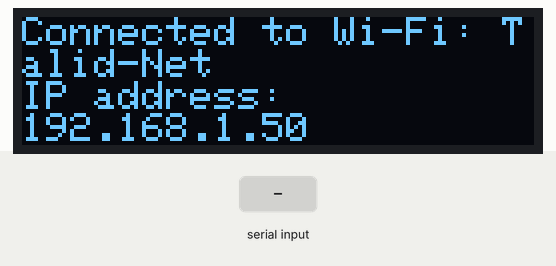
This program was run on a simulated ESP32. Shown: 128×32 one-colour display. The test bench sets the inputs (shaded band). WiFi joins after 1.5 s; servers stay silent unless stated; storage starts empty; what the program prints to the serial monitor is not drawn.

Above: at 3.4 s.
3.5 s: "/color/tx" received over the second serial link
Timing chart, 0 to 6.5 s (numbered marks = the images above; inputs shaded):
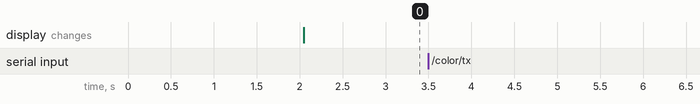

The program:

main.cpp
```cpp
#include <connection.h>
#define RXD2 16
#define TXD2 17
int espRX ;

void setup()
{
  Serial.begin(115200);
  Serial2.begin(9600,SERIAL_8N1,RXD2,TXD2);//Initiate serial connection RXTX with Altera
  setupAll();

  ////////////THIS FUNCTION RUNS WHEN THE ESP RECEIVES AN UPDATE AT /sendToESP from the HTML Page//////////////
  /////////////////////////////////////////////////////////////////////////////////////////////////////////////
  server.on("/sendToESP", HTTP_POST, [](AsyncWebServerRequest *request)
            {
      if(request->hasParam("value", true)){ //Check if the request had a value
          String value = request->getParam("value", true)->value(); // Output the value to a string variable
          Serial.println("Locally received: " + value);
          if(Serial2.availableForWrite()){
            Serial2.write(value.toInt());//Cast and send the Value to the Altera
            Serial.println("Sent " + value + " to Altera");
          }
      }
    });
  /////////////////////////////////////////////////////////////////////////////////////////////////////////////


  //Event initilization for the websockets
  server.addHandler(&rxEvent);
  server.addHandler(&runtimeEvent);
  server.begin();
}

int pseconds = 0;//Variable to store previous second
int pEspRX = 0;//Variable to store previous RX value
void loop()
{
  //We'll enter this if statement only if the ESP is connected to WIFI and a user is looking at the server
  if (isConnected)
  {
  ///THIS RUNS WHEN A NEW RX VALUE WAS RECEIVED////
  /////////////////////////////////////////////////
    if(Serial2.available() > 0){
      espRX=Serial2.read();
      if(pEspRX!=espRX){
        Serial.println("RX: "+(String)espRX);
        rxEvent.send(String(espRX).c_str());
        Firebase.setInt(fbdoAction,"/esp/rx",espRX);
        pEspRX = espRX;
      }
    }
  /////////////////////////////////////////////////


  //////////////////////THE CODE WITHIN THE IF STATEMENT RUNS EVERY SECOND//////////////////////
  /////////////////////////////////////////////////////////////////////////////////////////////
    int64_t time_since_boot = esp_timer_get_time(); //get the time since boot of the ESP
    int64_t seconds = time_since_boot / 1000000LL;  //convert it to seconds
    if ((int)seconds > pseconds)//if the current second is bigger than the last second
    {
     // Serial.println(esp_get_free_heap_size());
      runtimeEvent.send(String(seconds).c_str());
      if (millis() - lastFirebaseSend > FIREBASE_SEND_INTERVAL)
      //predetermined delay for sending as a backup incase of errors
      {
        if (!Firebase.setInt(fbdoAction, "/esp/uptime", (int)seconds))
        //Sending the value to /esp/uptime in  firebase
        {
          Serial.print("Failed to set data. Reason: ");
          Serial.println(fbdoAction.errorReason());
        }
        else
        lastFirebaseSend = millis();//update the last time an update was sent was sent
      }
      pseconds = seconds;//previous second equals current second
    }
  }
  delay(10);
  /////////////////////////////////////////////////////////////////////////////////////////////
}


///////THIS RUNS WHEN THERE WAS AN UPDATE IN THE REALTIME DATABASE AT FIREBASE////////
int firebaseVal;
void streamCallback(StreamData data)
{
  if (data.to<int>() != firebaseVal && data.dataPath() == "/color/tx" && data.dataTypeEnum() == fb_esp_rtdb_data_type_integer)
  {
    firebaseVal = data.to<int>();
    Serial.println("Data value: " + String(firebaseVal));
    if(Serial2.availableForWrite()){
      Serial2.write(firebaseVal);
      Serial.println("Sent " + String(firebaseVal) + " to Altera");
    }
  }
}
//////////////////////////////////////////////////////////////////////////////////////
```

connection.h
```cpp
#include <FirebaseESP32.h>
#include <settings.h>
#include <Arduino.h>
#include <WiFi.h>
#include <ESPAsyncWebServer.h>
#include <AsyncWebSocket.h>
#include <SPIFFS.h>
#include <esp_task_wdt.h>
#include <map>
#include <string>
#include <Adafruit_GFX.h>
#include <Adafruit_SSD1306.h>
#include <FS.h>

// Firebase Variables
FirebaseData fbdoListener, fbdoAction;
FirebaseAuth auth;
FirebaseConfig config;
const int FIREBASE_SEND_INTERVAL = 500;
unsigned long lastFirebaseSend = 0;

//Initiate functions
void initiateFiles();
void streamCallback(StreamData data);
void wifiStatus(String ssid);
void firebaseCon();
void setScreenText(String text);
String getContentType(const String& filename);
void streamTimeoutCallback(bool timeout);
//Webserver and SSE initation
AsyncWebServer server(80);
AsyncEventSource rxEvent("/rx");
AsyncEventSource runtimeEvent("/runtime");

//WIFI CONNECTION
bool isConnected = false;

// screen settings
#define SCREEN_WIDTH 128
#define SCREEN_HEIGHT 32
#define OLED_RESET -1
Adafruit_SSD1306 display(SCREEN_WIDTH, SCREEN_HEIGHT, &Wire, OLED_RESET);


void setupAll()
{
  if (!display.begin(SSD1306_SWITCHCAPVCC, 0x3C))
  {
    Serial.println("SSD1306 allocation failed");
  }
  if (useSetup)
  {
    WiFi.mode(WIFI_AP_STA);
    Serial.println("AP IP address: " + WiFi.softAPIP().toString());
    setScreenText("SSID: " + (String)apSSID + "\nPassword: " + (String)apPassword + "\nIP: " + WiFi.softAPIP().toString());
    WiFi.softAP(apSSID, apPassword);
    if (!SPIFFS.begin(true))
    {
      Serial.println("An Error has occurred while mounting SPIFFS");
      return;
    }
    server.on("/credentials", HTTP_POST, [](AsyncWebServerRequest *request)
              {
    if (request->hasParam("SSID", true)) {
      String ssid = request->getParam("SSID", true)->value();
      String password = request->getParam("PWD", true)->value();
      Serial.println("Received SSID: " + ssid);
      Serial.println("Received Password: " + password);
      // Connect to the specified Wi-Fi network
      WiFi.begin(ssid.c_str(), password.c_str());
      wifiStatus(ssid.c_str());
    } else {
      request->send(400, "text/plain", "Missing or incorrect parameters");
    } });
  }
  else
  {
    WiFi.mode(WIFI_STA);
    WiFi.begin(wifiSSID, wifiPassword);
    wifiStatus(wifiSSID);
    if (!SPIFFS.begin(true))
    {
      Serial.println("An Error has occurred while mounting SPIFFS");
      return;
    }
    if(isConnected)//dont load the files if not connected to wifi lol
      initiateFiles();
  }
  server.on("/", HTTP_GET, [](AsyncWebServerRequest *request)
            {
    if (isConnected) {
      request->send(SPIFFS, files[1], "text/html");
    } else {
      request->send(SPIFFS, files[0], "text/html");
    } });


initiateFiles();
}


String getContentType(const String& filename) {
    if (filename.endsWith(".html")) return "text/html";
    else if (filename.endsWith(".js")) return "application/javascript";
    else if (filename.endsWith(".css")) return "text/css";
    return "text/plain";
}

void initiateFiles()
{
    int numFiles = sizeof(files) / sizeof(files[0]);
    for(int i = 0; i < numFiles; i++) {
        String filePath = files[i];
        Serial.println("Initiated : " + filePath);
        server.on(filePath.c_str(), HTTP_GET, [filePath](AsyncWebServerRequest *request) {
            request->send(SPIFFS, filePath, getContentType(filePath));
        });
    }
}
void firebaseCon()
{
  config.host = fb_url;
  config.api_key = fb_api;
  auth.user.email = fb_email;
  auth.user.password = fb_pass;
  Firebase.begin(&config, &auth);
  Firebase.reconnectWiFi(true);
  Firebase.setStreamCallback(fbdoListener, streamCallback, streamTimeoutCallback);
  if (!Firebase.beginStream(fbdoListener, "/"))
  {
    Serial.println(fbdoListener.errorReason());
  }
}


//Function for Firebase Listener Timeout
void streamTimeoutCallback(bool timeout)
{
  if (timeout)
  {
    Serial.println("Stream timeout, resume streaming...");
  }
}


//Await wifi connection and print it
void wifiStatus(String ssid)
{
  unsigned long startTime = millis();
  while (WiFi.status() != WL_CONNECTED && millis() - startTime < 20000)
  { // 20 seconds timeout
        delay(1000);
        Serial.print(".");
  }
  if (WiFi.status() == WL_CONNECTED)
  {                     // if connected to wifi
    isConnected = true;
    // set isconnected to true so it loads the main html instead
    Serial.println("Connected to Wi-Fi: " + ssid);
    Serial.println("IP address: " + WiFi.localIP().toString());
    setScreenText("Connected to Wi-Fi: " + ssid + "\nIP address:\n" + WiFi.localIP().toString());
    esp_task_wdt_init(8, true);
    firebaseCon();
  }
  else
  {
    Serial.println("Failed to connect to Wi-Fi.");
    isConnected = false;
  }
}

//set text on screen
void setScreenText(String text)
{
  display.clearDisplay();
  display.setTextSize(1);
  display.setTextColor(SSD1306_WHITE);
  display.setCursor(0,0);
  display.println(text);
  display.display();
}
```

settings.h
```cpp
// Firebase Credentials
#define fb_url "digital-musical-instrument-default-rtdb.europe-west1.firebasedatabase.app"
#define fb_api "AIzaSyBpYMIgDKBwIztlXaGaGfWZr27gDHH00pQ"
#define fb_email "digmusical.iot@gmail.com"
#define fb_pass "musi1827"
// WiFi Credentials
#define wifiSSID "Talid-Net"
// "Kinneret College" "Xiaomi 13T"
#define wifiPassword "31957053taL"
// "878500Snoop"
// Access Point Credentials
#define apSSID "digmusical"
#define apPassword "password"
//////////////////////
bool useSetup = false;
// True : Starts ESP in AP mode and allows for wifi credential input
// False : Connects to the the coded wifi credentials
//////////////////////
// HTML Settings
String files[] = {  "/setup.html", "/home.html", "/components.html", "/ContactUs.html", "/play.html",
                    "/play.js", "/Si.css", "/stylenew.css","/networks.json"};
                    // "/script.js", "/styles.css",
// Add to the array the paths for your files with the root being /data
//  examples : /index.html,/files/site2.html,/files/script2.js
```

Measured:
- after the input at 3.5 s, every drawn part: stays the same
